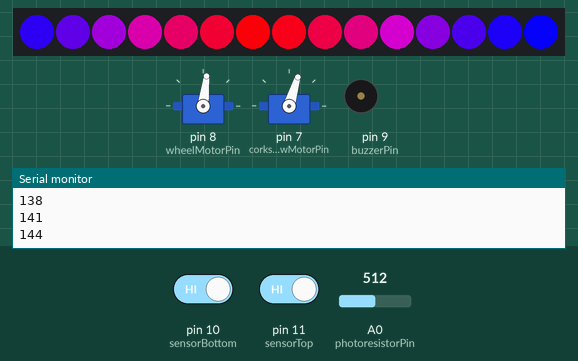
Recording of a sketch running on a simulated Arduino Uno, built with avr-gcc and run on an emulated ATmega328P. Parts: 15 RGB LEDs in strip order, left to right, 2 × servo, buzzer (waves = sounding), the last lines printed to the serial monitor. Inputs (shaded band) come from the test bench; at power-on: pin 11 (sensorTop) HIGH, A0 (photoresistorPin) = 512, pin 10 (sensorBottom) HIGH.

Above: at 1.2 s.
1.3 s: pin 11 (sensorTop) driven LOW
At 1.75 s:
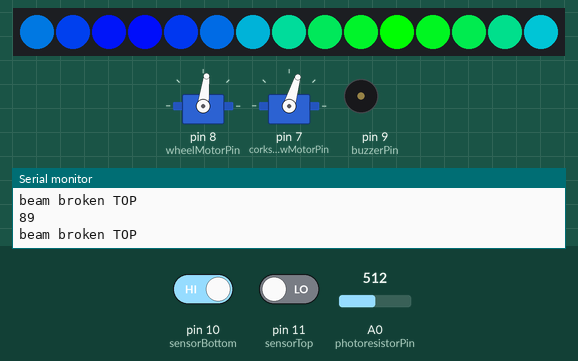
3.8 s: A0 (photoresistorPin) set to 139
6.8 s: A0 (photoresistorPin) set to 118
At 7.89 s:
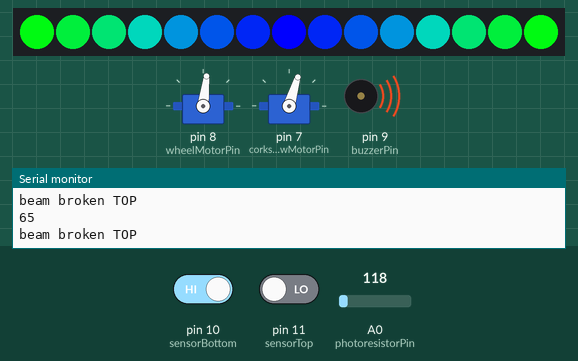
8.8 s: pin 10 (sensorBottom) driven LOW
At 9.53 s:
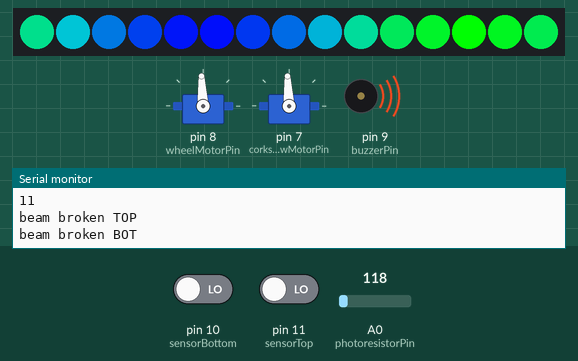
11.8 s: pin 11 (sensorTop) driven HIGH
At 13.38 s:
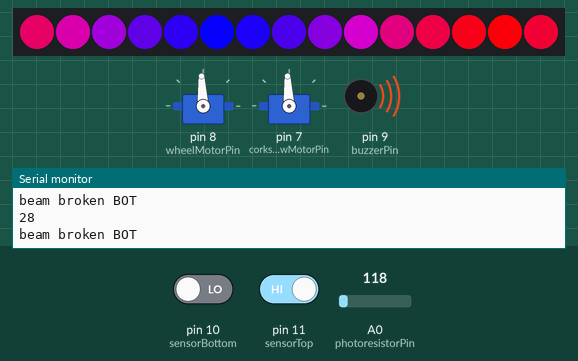
13.4 s: pin 10 (sensorBottom) driven HIGH
At 14.12 s:
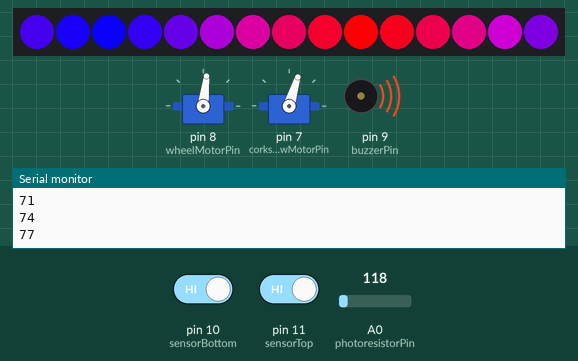
Timing chart, 0 to 16.1 s (numbered marks = the images above; inputs shaded):
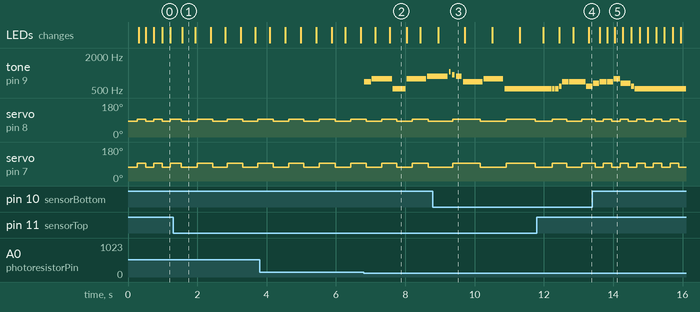

The sketch:

T2comms3box.ino
```cpp
#include <Servo.h>
#include <Adafruit_NeoPixel.h>

// buzzer
#define NOTE_B0  31
#define NOTE_C1  33
#define NOTE_CS1 35
#define NOTE_D1  37
#define NOTE_DS1 39
#define NOTE_E1  41
#define NOTE_F1  44
#define NOTE_FS1 46
#define NOTE_G1  49
#define NOTE_GS1 52
#define NOTE_A1  55
#define NOTE_AS1 58
#define NOTE_B1  62
#define NOTE_C2  65
#define NOTE_CS2 69
#define NOTE_D2  73
#define NOTE_DS2 78
#define NOTE_E2  82
#define NOTE_F2  87
#define NOTE_FS2 93
#define NOTE_G2  98
#define NOTE_GS2 104
#define NOTE_A2  110
#define NOTE_AS2 117
#define NOTE_B2  123
#define NOTE_C3  131
#define NOTE_CS3 139
#define NOTE_D3  147
#define NOTE_DS3 156
#define NOTE_E3  165
#define NOTE_F3  175
#define NOTE_FS3 185
#define NOTE_G3  196
#define NOTE_GS3 208
#define NOTE_A3  220
#define NOTE_AS3 233
#define NOTE_B3  247
#define NOTE_C4  262
#define NOTE_CS4 277
#define NOTE_D4  294
#define NOTE_DS4 311
#define NOTE_E4  330
#define NOTE_F4  349
#define NOTE_FS4 370
#define NOTE_G4  392
#define NOTE_GS4 415
#define NOTE_A4  440
#define NOTE_AS4 466
#define NOTE_B4  494
#define NOTE_C5  523
#define NOTE_CS5 554
#define NOTE_D5  587
#define NOTE_DS5 622
#define NOTE_E5  659
#define NOTE_F5  698
#define NOTE_FS5 740
#define NOTE_G5  784
#define NOTE_GS5 831
#define NOTE_A5  880
#define NOTE_AS5 932
#define NOTE_B5  988
#define NOTE_C6  1047
#define NOTE_CS6 1109
#define NOTE_D6  1175
#define NOTE_DS6 1245
#define NOTE_E6  1319
#define NOTE_F6  1397
#define NOTE_FS6 1480
#define NOTE_G6  1568
#define NOTE_GS6 1661
#define NOTE_A6  1760
#define NOTE_AS6 1865
#define NOTE_B6  1976
#define NOTE_C7  2093
#define NOTE_CS7 2217
#define NOTE_D7  2349
#define NOTE_DS7 2489
#define NOTE_E7  2637
#define NOTE_F7  2794
#define NOTE_FS7 2960
#define NOTE_G7  3136
#define NOTE_GS7 3322
#define NOTE_A7  3520
#define NOTE_AS7 3729
#define NOTE_B7  3951
#define NOTE_C8  4186
#define NOTE_CS8 4435
#define NOTE_D8  4699
#define NOTE_DS8 4978
#define REST      0

// buzzer pin
const int buzzerPin = 9;
bool buzzerOn = false;
unsigned long wheelTimer = 0;
unsigned long wheelTimerLimit = 200;
boolean rotateWheel = true;

// Servos
Servo wheelMotor;
Servo corkscrewMotor;

const int wheelMotorPin = 8;
const int corkscrewMotorPin = 7;

// button : PhotoResistor
const int photoresistorPin = A0;
int highestLightValue = 0;
const int pressCooldown = 500;
int pressCoolingdown = 0;
unsigned long prevMillis = 0;

// Sensor
const int sensorBottom = 10;
const int sensorTop = 11;

bool sensorBottomDetect = false;
bool sensorTopDetect = false;

// Lights

int marblesInSystem = 0;
int lightDuration = 0;

const int NUM_PIXELS = 15;
const int NEOPIXEL_PIN = 6;
Adafruit_NeoPixel NeoPixel(NUM_PIXELS, NEOPIXEL_PIN, NEO_GRB + NEO_KHZ800);
unsigned long lightUpdateDelay = 200;
unsigned long lightUpdateCounter;

int patternProgress = 0;
const int patternLimit = 150;
const int patternDelay = 3;
int patternReset = 0;
bool lightsOn = false;

int songProgression = 0;
int totalDuration = 0;
int songDuration = 0;
int noteAmount = 0;
int notes[] = {
  NOTE_F5, 6,
  NOTE_G5, 6,
  NOTE_C5, 4,
  NOTE_G5, 6,
  NOTE_A5, 6,
  NOTE_C6, 1,
  NOTE_AS5, 1,
  NOTE_A5, 2,
  NOTE_F5, 6,
  NOTE_G5, 6,
  NOTE_C5, 14,
  NOTE_C5, 1,
  NOTE_C5, 1,
  NOTE_D5, 1,
  NOTE_F5, 2,
  NOTE_F5, 1
};

int rickroll[] = {
  NOTE_F5, 6, NOTE_G5, 6, NOTE_C5, 4, NOTE_G5, 6, NOTE_A5, 6, NOTE_C6, 1, NOTE_AS5, 1, NOTE_A5, 2, NOTE_F5, 6, NOTE_G5, 6, NOTE_C5, 14, NOTE_C5, 1, NOTE_C5, 1, NOTE_D5, 1, NOTE_F5, 2, NOTE_F5, 1, NOTE_F5, 6, NOTE_G5, 6, NOTE_C5, 4, NOTE_G5, 6, NOTE_A5, 6, NOTE_C6, 1, NOTE_AS5, 1, NOTE_A5, 2, NOTE_F5, 6, NOTE_G5, 6, NOTE_C5, 14, NOTE_C5, 1, NOTE_C5, 1, NOTE_D5, 1, NOTE_F5, 2, NOTE_F5, 5, NOTE_D5, 2, NOTE_E5, 2, NOTE_F5, 2, NOTE_F5, 2, NOTE_G5, 2, NOTE_E5, 3, NOTE_D5, 1, NOTE_C5, 16, NOTE_D5, 2, NOTE_D5, 2, NOTE_E5, 2, NOTE_F5, 2, NOTE_D5, 4, NOTE_C5, 2, NOTE_C6, 4, NOTE_C6, 2, NOTE_G5, 10, NOTE_D5, 2, NOTE_D5, 2, NOTE_E5, 2, NOTE_F5, 2, NOTE_D5, 2, NOTE_F5, 2, NOTE_G5, 6, NOTE_E5, 2, NOTE_D5, 2, NOTE_C5, 12, NOTE_D5, 2, NOTE_D5, 2, NOTE_E5, 2, NOTE_F5, 2, NOTE_D5, 2, NOTE_C5, 4, NOTE_G5, 2, NOTE_G5, 2, NOTE_G5, 2, NOTE_A5, 2, NOTE_G5, 8, NOTE_F5, 10, NOTE_G5, 2, NOTE_A5, 2, NOTE_F5, 2, NOTE_G5, 2, NOTE_G5, 2, NOTE_G5, 2, NOTE_A5, 2, NOTE_G5, 4, NOTE_C5, 12, NOTE_D5, 2, NOTE_E5, 2, NOTE_F5, 2, NOTE_D5, 4, NOTE_G5, 2, NOTE_A5, 2, NOTE_G5, 6, NOTE_C5, 1, NOTE_D5, 1, NOTE_F5, 1, NOTE_D5, 1, NOTE_A5, 3, NOTE_A5, 3, NOTE_G5, 6, NOTE_C5, 1, NOTE_D5, 1, NOTE_F5, 1, NOTE_D5, 1, NOTE_G5, 3, NOTE_G5, 3, NOTE_F5, 3, NOTE_E5, 1, NOTE_D5, 2, NOTE_C5, 1, NOTE_D5, 1, NOTE_F5, 1, NOTE_D5, 1, NOTE_F5, 4, NOTE_G5, 2, NOTE_E5, 3, NOTE_D5, 1, NOTE_C5, 2, NOTE_C5, 2, NOTE_C5, 2, NOTE_G5, 4, NOTE_F5, 8, NOTE_C5, 1, NOTE_D5, 1, NOTE_F5, 1, NOTE_D5, 1, NOTE_A5, 3, NOTE_A5, 3, NOTE_G5, 6, NOTE_C5, 1, NOTE_D5, 1, NOTE_F5, 1, NOTE_D5, 1, NOTE_C6, 4, NOTE_E5, 2, NOTE_F5, 3, NOTE_E5, 1, NOTE_D5, 2, NOTE_C5, 1, NOTE_D5, 1, NOTE_F5, 1, NOTE_D5, 1, NOTE_F5, 4, NOTE_G5, 2, NOTE_E5, 3, NOTE_D5, 1, NOTE_C5, 4, NOTE_C5, 2, NOTE_G5, 4, NOTE_F5, 14, NOTE_D5, 2, NOTE_F5, 2, NOTE_D5, 2, NOTE_F5, 2, NOTE_G5, 8, NOTE_E5, 2, NOTE_D5, 2, NOTE_C5, 12, NOTE_D5, 2, NOTE_D5, 2, NOTE_E5, 2, NOTE_F5, 2, NOTE_D5, 2, NOTE_C5, 6, NOTE_C6, 2, NOTE_C6, 2, NOTE_G5, 4, NOTE_A5, 2, NOTE_G5, 2, NOTE_F5, 4, NOTE_D5, 2, NOTE_F5, 2, NOTE_D5, 2, NOTE_F5, 2, NOTE_D5, 2, NOTE_F5, 2, NOTE_G5, 4, NOTE_E5, 2, NOTE_D5, 2, NOTE_C5, 10, NOTE_D5, 2, NOTE_D5, 2, NOTE_E5, 2, NOTE_F5, 2, NOTE_D5, 2, NOTE_C5, 8, NOTE_G5, 2, NOTE_G5, 2, NOTE_A5, 4, NOTE_G5, 6, NOTE_F5, 10, NOTE_G5, 2, NOTE_A5, 2, NOTE_G5, 4, NOTE_G5, 2, NOTE_G5, 2, NOTE_A5, 2, NOTE_G5, 2, NOTE_C5, 2, NOTE_C5, 10, NOTE_C5, 2, NOTE_D5, 2, NOTE_E5, 2, NOTE_F5, 2, NOTE_D5, 4, NOTE_G5, 2, NOTE_A5, 2, NOTE_G5, 6, NOTE_C5, 1, NOTE_D5, 1, NOTE_F5, 1, NOTE_D5, 1, NOTE_A5, 3, NOTE_A5, 3, NOTE_G5, 6, NOTE_C5, 1, NOTE_D5, 1, NOTE_F5, 1, NOTE_D5, 1, NOTE_G5, 3, NOTE_G5, 3, NOTE_F5, 3, NOTE_E5, 1, NOTE_D5, 2, NOTE_C5, 1, NOTE_D5, 1, NOTE_F5, 1, NOTE_D5, 1, NOTE_F5, 4, NOTE_G5, 2, NOTE_E5, 3, NOTE_D5, 1, NOTE_C5, 4, NOTE_C5, 2, NOTE_G5, 4, NOTE_F5, 8, NOTE_C5, 1, NOTE_D5, 1, NOTE_F5, 1, NOTE_D5, 1, NOTE_A5, 3, NOTE_A5, 3, NOTE_G5, 6, NOTE_C5, 1, NOTE_D5, 1, NOTE_F5, 1, NOTE_D5, 1, NOTE_C6, 4, NOTE_E5, 2, NOTE_F5, 3, NOTE_E5, 1, NOTE_D5, 2, NOTE_C5, 1, NOTE_D5, 1, NOTE_F5, 1, NOTE_D5, 1, NOTE_F5, 4, NOTE_G5, 2, NOTE_E5, 3, NOTE_D5, 1, NOTE_C5, 4, NOTE_C5, 2, NOTE_G5, 4, NOTE_F5, 8, NOTE_C5, 1, NOTE_D5, 1, NOTE_F5, 1, NOTE_D5, 1, NOTE_A5, 3, NOTE_A5, 3, NOTE_G5, 6, NOTE_C5, 1, NOTE_D5, 1, NOTE_F5, 1, NOTE_D5, 1, NOTE_G5, 3, NOTE_G5, 3, NOTE_F5, 3, NOTE_E5, 1, NOTE_D5, 2, NOTE_C5, 1, NOTE_D5, 1, NOTE_F5, 1, NOTE_D5, 1, NOTE_F5, 4, NOTE_G5, 2, NOTE_E5, 3, NOTE_D5, 1, NOTE_C5, 2, NOTE_C5, 2, NOTE_C5, 2, NOTE_G5, 4, NOTE_F5, 8, NOTE_C5, 1, NOTE_D5, 1, NOTE_F5, 1, NOTE_D5, 1, NOTE_A5, 3, NOTE_A5, 3, NOTE_G5, 6, NOTE_C5, 1, NOTE_D5, 1, NOTE_F5, 1, NOTE_D5, 1, NOTE_G5, 3, NOTE_G5, 3, NOTE_F5, 3, NOTE_E5, 1, NOTE_D5, 2, NOTE_C5, 1, NOTE_D5, 1, NOTE_F5, 1, NOTE_D5, 1, NOTE_F5, 4, NOTE_G5, 2, NOTE_E5, 3, NOTE_D5, 1, NOTE_C5, 4, NOTE_C5, 2, NOTE_G5, 4, NOTE_F5, 26
};

//int desp[] = {
//  NOTE_B4, 5, NOTE_FS4, 1, NOTE_B4, 1, NOTE_CS5, 1, NOTE_D5, 1, NOTE_E5, 2, NOTE_D5, 1, NOTE_CS5, 1, NOTE_B4, 2, NOTE_A4, 1, NOTE_G4, 3, NOTE_D5, 3, NOTE_D5, 10, NOTE_D5, 2, NOTE_A4, 2, NOTE_D5, 2, NOTE_A4, 2, NOTE_D5, 2, NOTE_A4, 2, NOTE_D5, 2, NOTE_E5, 1, NOTE_CS5, 17, NOTE_B4, 5, NOTE_FS4, 1, NOTE_B4, 1, NOTE_CS5, 1, NOTE_D5, 1, NOTE_E5, 2, NOTE_D5, 1, NOTE_CS5, 1, NOTE_B4, 2, NOTE_A4, 1, NOTE_G4, 3, NOTE_D5, 3, NOTE_E5, 2, NOTE_D5, 8, NOTE_D5, 2, NOTE_A4, 2, NOTE_D5, 2, NOTE_A4, 2, NOTE_D5, 2, NOTE_A4, 2, NOTE_D5, 2, NOTE_E5, 1, NOTE_CS5, 17, NOTE_B4, 4, NOTE_B4, 1, NOTE_B4, 1, NOTE_B4, 1, NOTE_CS5, 1, NOTE_D5, 1, NOTE_CS5, 1, NOTE_D5, 2, NOTE_CS5, 1, NOTE_D5, 2, NOTE_CS5, 1, NOTE_B4, 4, NOTE_B4, 1, NOTE_B4, 1, NOTE_B4, 1, NOTE_CS5, 1, NOTE_D5, 1, NOTE_CS5, 1, NOTE_D5, 2, NOTE_CS5, 1, NOTE_D5, 2, NOTE_E5, 1, NOTE_A4, 4, NOTE_A4, 1, NOTE_A4, 1, NOTE_A4, 1, NOTE_A4, 1, NOTE_D5, 1, NOTE_A4, 2, NOTE_D5, 1, NOTE_A4, 1, NOTE_D5, 1, NOTE_E5, 1, NOTE_E5, 2, NOTE_CS5, 15, NOTE_B4, 4, NOTE_B4, 1, NOTE_B4, 1, NOTE_B4, 1, NOTE_CS5, 1, NOTE_D5, 1, NOTE_CS5, 1, NOTE_D5, 1, NOTE_CS5, 2, NOTE_D5, 2, NOTE_CS5, 1, NOTE_B4, 4, NOTE_B4, 1, NOTE_B4, 1, NOTE_B4, 1, NOTE_CS5, 1, NOTE_D5, 1, NOTE_CS5, 1, NOTE_D5, 1, NOTE_CS5, 1, NOTE_D5, 2, NOTE_E5, 1, NOTE_A4, 5, NOTE_A4, 1, NOTE_A4, 1, NOTE_A4, 1, NOTE_A4, 1, NOTE_D5, 1, NOTE_CS5, 1, NOTE_D5, 1, NOTE_CS5, 1, NOTE_D5, 2, NOTE_E5, 1, NOTE_E5, 2, NOTE_CS5, 7, NOTE_D5, 4, NOTE_CS5, 4, NOTE_B4, 2, NOTE_FS4, 2, NOTE_FS4, 1, NOTE_FS4, 1, NOTE_FS4, 1, NOTE_FS4, 1, NOTE_FS4, 1, NOTE_B4, 1, NOTE_B4, 1, NOTE_B4, 1, NOTE_B4, 2, NOTE_A4, 1, NOTE_B4, 2, NOTE_B4, 1, NOTE_G4, 2, NOTE_G4, 1, NOTE_G4, 1, NOTE_G4, 1, NOTE_G4, 1, NOTE_G4, 1, NOTE_B4, 1, NOTE_B4, 1, NOTE_B4, 1, NOTE_B4, 2, NOTE_CS5, 1, NOTE_D5, 2, NOTE_A4, 3, NOTE_A4, 1, NOTE_A4, 1, NOTE_A4, 1, NOTE_A4, 1, NOTE_A4, 1, NOTE_D5, 1, NOTE_D5, 1, NOTE_D5, 1, NOTE_D5, 2, NOTE_E5, 1, NOTE_E5, 1, NOTE_E5, 1, NOTE_CS5, 7, NOTE_D5, 4, NOTE_CS5, 4, NOTE_B4, 2, NOTE_FS4, 2, NOTE_FS4, 1, NOTE_FS4, 1, NOTE_FS4, 1, NOTE_FS4, 1, NOTE_FS4, 1, NOTE_B4, 1, NOTE_B4, 1, NOTE_B4, 1, NOTE_B4, 2, NOTE_A4, 1, NOTE_B4, 2, NOTE_B4, 1, NOTE_G4, 2, NOTE_G4, 1, NOTE_G4, 1, NOTE_G4, 1, NOTE_G4, 1, NOTE_G4, 1, NOTE_B4, 1, NOTE_B4, 1, NOTE_B4, 1, NOTE_B4, 2, NOTE_CS5, 1, NOTE_D5, 2, NOTE_A4, 3, NOTE_A4, 1, NOTE_A4, 1, NOTE_A4, 1, NOTE_A4, 1, NOTE_A4, 1, NOTE_D5, 1, NOTE_D5, 1, NOTE_D5, 1, NOTE_D5, 1, NOTE_E5, 2, NOTE_E5, 2, NOTE_CS5, 15, NOTE_FS5, 1, NOTE_E5, 1, NOTE_FS5, 1, NOTE_E5, 1, NOTE_FS5, 1, NOTE_E5, 2, NOTE_FS5, 2, NOTE_E5, 1, NOTE_FS5, 1, NOTE_E5, 2, NOTE_FS5, 2, NOTE_G5, 1, NOTE_G5, 2, NOTE_D5, 6, NOTE_G5, 1, NOTE_G5, 1, NOTE_G5, 1, NOTE_G5, 2, NOTE_G5, 1, NOTE_A5, 1, NOTE_A5, 2, NOTE_FS5, 7, NOTE_FS5, 1, NOTE_FS5, 1, NOTE_FS5, 1, NOTE_FS5, 2, NOTE_A5, 1, NOTE_G5, 1, NOTE_FS5, 2, NOTE_E5, 15, NOTE_FS5, 1, NOTE_E5, 1, NOTE_FS5, 1, NOTE_E5, 1, NOTE_FS5, 1, NOTE_E5, 1, NOTE_FS5, 3, NOTE_E5, 2, NOTE_FS5, 1, NOTE_E5, 1, NOTE_FS5, 2, NOTE_G5, 1, NOTE_G5, 2, NOTE_D5, 6, NOTE_G5, 1, NOTE_G5, 1, NOTE_G5, 1, NOTE_G5, 1, NOTE_G5, 2, NOTE_A5, 1, NOTE_A5, 2, NOTE_FS5, 7, NOTE_FS5, 1, NOTE_FS5, 1, NOTE_FS5, 1, NOTE_FS5, 2, NOTE_A5, 1, NOTE_G5, 1, NOTE_FS5, 2, NOTE_E5, 8, NOTE_D5, 1, NOTE_D5, 1, NOTE_D5, 1, NOTE_D5, 1, NOTE_D5, 1, NOTE_D5, 1, NOTE_B4, 1, NOTE_D5, 1, NOTE_B4, 2, NOTE_B4, 1, NOTE_CS5, 1, NOTE_D5, 1, NOTE_CS5, 1, NOTE_B4, 1, NOTE_D5, 1, NOTE_B4, 2, NOTE_B4, 1, NOTE_CS5, 1, NOTE_D5, 1, NOTE_CS5, 1, NOTE_B4, 1, NOTE_D5, 1, NOTE_B4, 2, NOTE_B4, 1, NOTE_CS5, 1, NOTE_D5, 1, NOTE_CS5, 1, NOTE_B4, 1, NOTE_D5, 1, NOTE_B4, 3, NOTE_E5, 1, NOTE_E5, 1, NOTE_E5, 1, NOTE_D5, 1, NOTE_E5, 1, NOTE_E5, 1
//};

//int faded[] {
//	NOTE_FS4, 4, NOTE_FS4, 4, NOTE_FS4, 4, NOTE_AS4, 4, NOTE_DS5, 4, NOTE_DS5, 4, NOTE_DS5, 4, NOTE_CS5, 4, NOTE_AS4, 4, NOTE_AS4, 4, NOTE_AS4, 4, NOTE_AS4, 4, NOTE_F4, 4, NOTE_F4, 4, NOTE_F4, 4, NOTE_F4, 4, NOTE_FS4, 4, NOTE_FS4, 4, NOTE_FS4, 4, NOTE_AS4, 4, NOTE_DS5, 4, NOTE_DS5, 4, NOTE_DS5, 4, NOTE_CS5, 4, NOTE_AS4, 4, NOTE_AS4, 4, NOTE_AS4, 4, NOTE_AS4, 4, NOTE_F4, 4, NOTE_F4, 4, NOTE_F4, 4, NOTE_F4, 4, NOTE_FS5, 2, NOTE_FS5, 2, NOTE_FS5, 2, NOTE_FS5, 2, NOTE_FS5, 2, NOTE_FS5, 2, NOTE_AS5, 1, NOTE_AS5, 1, NOTE_AS5, 1, NOTE_AS5, 1, NOTE_DS6, 2, NOTE_DS6, 2, NOTE_DS6, 2, NOTE_DS6, 2, NOTE_DS6, 2, NOTE_DS6, 2, NOTE_CS6, 2, NOTE_CS6, 2, NOTE_AS5, 2, NOTE_AS5, 2, NOTE_AS5, 2, NOTE_AS5, 2, NOTE_AS5, 2, NOTE_AS5, 2, NOTE_AS5, 1, NOTE_AS5, 1, NOTE_AS5, 1, NOTE_AS5, 1, NOTE_F5, 2, NOTE_F5, 2, NOTE_F5, 2, NOTE_F5, 2, NOTE_F5, 2, NOTE_F5, 2, NOTE_F5, 2, NOTE_F5, 2, NOTE_FS5, 2, NOTE_FS5, 2, NOTE_FS5, 2, NOTE_FS5, 2, NOTE_FS5, 2, NOTE_FS5, 2, NOTE_AS5, 1, NOTE_AS5, 1, NOTE_AS5, 1, NOTE_AS5, 1, NOTE_DS6, 2, NOTE_DS6, 2, NOTE_DS6, 2, NOTE_DS6, 2, NOTE_DS6, 2, NOTE_DS6, 2, NOTE_CS6, 2, NOTE_CS6, 2, NOTE_AS5, 2, NOTE_AS5, 2, NOTE_AS5, 2, NOTE_AS5, 2, NOTE_AS5, 2, NOTE_AS5, 2, NOTE_AS5, 1, NOTE_AS5, 1, NOTE_AS5, 1, NOTE_AS5, 1, NOTE_F5, 2, NOTE_F5, 2, NOTE_F5, 2, NOTE_F5, 2, NOTE_F5, 2, NOTE_F5, 2, NOTE_F5, 2, NOTE_F5, 2, NOTE_FS5, 2, NOTE_FS5, 2, NOTE_FS5, 2, NOTE_FS5, 2, NOTE_FS5, 2, NOTE_FS5, 2, NOTE_AS5, 1, NOTE_AS5, 1, NOTE_AS5, 1, NOTE_AS5, 1, NOTE_DS6, 2, NOTE_DS6, 2, NOTE_DS6, 2, NOTE_DS6, 2, NOTE_DS6, 2, NOTE_DS6, 2, NOTE_CS6, 2, NOTE_CS6, 2, NOTE_AS5, 2, NOTE_AS5, 2, NOTE_AS5, 2, NOTE_AS5, 2, NOTE_AS5, 2, NOTE_AS5, 2, NOTE_AS5, 1, NOTE_AS5, 1, NOTE_AS5, 1, NOTE_AS5, 1, NOTE_F5, 2, NOTE_F5, 2, NOTE_F5, 2, NOTE_F5, 2, NOTE_F5, 2, NOTE_F5, 2, NOTE_F5, 2, NOTE_F5, 2, NOTE_FS5, 4, NOTE_FS5, 4, NOTE_FS5, 4, NOTE_AS5, 4, NOTE_DS6, 4, NOTE_DS6, 4, NOTE_DS6, 4, NOTE_CS6, 4, NOTE_AS5, 4, NOTE_AS5, 4, NOTE_AS5, 4, NOTE_AS5, 1, NOTE_AS5, 1, NOTE_AS5, 1, NOTE_AS5, 1, NOTE_F5, 2, NOTE_F5, 2, NOTE_F5, 2, NOTE_F5, 2, NOTE_F5, 2, NOTE_F5, 2, NOTE_F5, 2, NOTE_F5, 6, NOTE_FS5, 4, NOTE_FS5, 4, NOTE_FS5, 4, NOTE_AS5, 4, NOTE_DS6, 4, NOTE_DS6, 4, NOTE_DS6, 4, NOTE_CS6, 4, NOTE_AS5, 4, NOTE_AS5, 4, NOTE_AS5, 4, NOTE_AS5, 4, NOTE_F5, 4, NOTE_F5, 4, NOTE_F5, 4, NOTE_F5, 8, NOTE_FS5, 2, NOTE_FS5, 2, NOTE_FS5, 2, NOTE_FS5, 2, NOTE_FS5, 2, NOTE_FS5, 2, NOTE_AS5, 1, NOTE_AS5, 1, NOTE_AS5, 1, NOTE_AS5, 1, NOTE_DS6, 2, NOTE_DS6, 2, NOTE_DS6, 2, NOTE_DS6, 2, NOTE_DS6, 2, NOTE_DS6, 2, NOTE_CS6, 1, NOTE_CS6, 1, NOTE_CS6, 1, NOTE_CS6, 1, NOTE_AS5, 2, NOTE_AS5, 2, NOTE_AS5, 2, NOTE_AS5, 2, NOTE_AS5, 2, NOTE_AS5, 2, NOTE_AS5, 1, NOTE_AS5, 1, NOTE_AS5, 1, NOTE_AS5, 1, NOTE_F5, 2, NOTE_F5, 2, NOTE_F5, 2, NOTE_F5, 2, NOTE_F5, 1, NOTE_F5, 1, NOTE_F5, 1, NOTE_F5, 1, NOTE_F5, 2, NOTE_F5, 2, NOTE_FS5, 2, NOTE_FS5, 2, NOTE_FS5, 2, NOTE_FS5, 2, NOTE_FS5, 2, NOTE_FS5, 2, NOTE_AS5, 1, NOTE_AS5, 1, NOTE_AS5, 1, NOTE_AS5, 1, NOTE_DS6, 2, NOTE_DS6, 2, NOTE_DS6, 2, NOTE_DS6, 2, NOTE_DS6, 2, NOTE_DS6, 2, NOTE_CS6, 1, NOTE_CS6, 1, NOTE_CS6, 1, NOTE_CS6, 1, NOTE_AS5, 2, NOTE_AS5, 2, NOTE_AS5, 2, NOTE_AS5, 2, NOTE_AS5, 2, NOTE_AS5, 2, NOTE_AS5, 1, NOTE_AS5, 1, NOTE_AS5, 1, NOTE_AS5, 1, NOTE_F5, 2, NOTE_F5, 2, NOTE_F5, 2, NOTE_F5, 2, NOTE_F5, 2, NOTE_F5, 3, NOTE_F5, 2, NOTE_F5, 1, NOTE_FS5, 2, NOTE_FS5, 2, NOTE_FS5, 2, NOTE_FS5, 2, NOTE_FS5, 2, NOTE_FS5, 2, NOTE_AS5, 1, NOTE_AS5, 1, NOTE_AS5, 1, NOTE_AS5, 1, NOTE_DS6, 2, NOTE_DS6, 2, NOTE_DS6, 2, NOTE_DS6, 2, NOTE_DS6, 2, NOTE_DS6, 2, NOTE_DS6, 2, NOTE_CS6, 2, NOTE_AS5, 2, NOTE_AS5, 2, NOTE_AS5, 2, NOTE_AS5, 2, NOTE_AS5, 2, NOTE_AS5, 2, NOTE_AS5, 1, NOTE_AS5, 1, NOTE_AS5, 1, NOTE_AS5, 1, NOTE_F5, 2, NOTE_F5, 2, NOTE_F5, 2, NOTE_F5, 2, NOTE_F5, 2, NOTE_F5, 3, NOTE_F5, 2, NOTE_F5, 1, NOTE_FS5, 2, NOTE_FS5, 2, NOTE_FS5, 2, NOTE_FS5, 2, NOTE_FS5, 2
//};

void setup()
{
  Serial.begin(9600);

  // neopixel strip
  NeoPixel.begin();


  // Servos
  wheelMotor.attach(wheelMotorPin);
  corkscrewMotor.attach(corkscrewMotorPin);

  // Photoresistor
  pinMode(photoresistorPin, INPUT);

  // Sensors
  pinMode(sensorBottom, INPUT_PULLUP);
  pinMode(sensorTop, INPUT_PULLUP);


  // Buzzer
  pinMode(buzzerPin, OUTPUT);
  getSongData(rickroll, &noteAmount, &songDuration, sizeof(rickroll) / sizeof(rickroll[0]));
  //getSongData(faded, &noteAmount, &songDuration, sizeof(faded) / sizeof(faded[0]));
}

void loop()
{
  rotateWheelMotor();
  rotateCorkscrewMotor();
  sensor();
  button();
  lightLogic();

  playSong(rickroll, 100, songDuration, noteAmount, &songProgression, &totalDuration);
  prevMillis = millis();
  delay(10);
}

void rotateWheelMotor() {
  if (wheelTimer > wheelTimerLimit) {
    rotateWheel = !rotateWheel;
    wheelTimer -= wheelTimerLimit;
  }
  wheelTimer += millis() - prevMillis;
  if (rotateWheel) {
    wheelMotor.writeMicroseconds(1400);
  } else {
    wheelMotor.writeMicroseconds(1500);
  }
}

void rotateCorkscrewMotor() {
  if (rotateWheel) {
    corkscrewMotor.writeMicroseconds(1300);
  } else {
    corkscrewMotor.writeMicroseconds(1500);
  }

}

void button() {
  int analogValue = analogRead(photoresistorPin);

  if (analogValue > highestLightValue && pressCoolingdown <= 0) {
  	highestLightValue = analogRead(photoresistorPin);
    //Serial.println(highestLightValue);
  }
  if (analogValue < highestLightValue/4) {
  	buzzerOn = !buzzerOn;
    highestLightValue = 0;
    pressCoolingdown = pressCooldown;
  }
  if (pressCoolingdown > 0) {
    if (prevMillis < millis()) {
      pressCoolingdown -= millis() - prevMillis;
      //Serial.println(pressCoolingdown);
    } else {
      pressCoolingdown -= 1;
    }
  }
}

void lightLogic() {
  if (patternReset <= 0) {
  	patternReset = patternDelay;

    patternProgress += (millis() - prevMillis)/patternDelay;
    if (patternProgress >= 6000) {
      Serial.print(millis());
      Serial.print(" ");
      Serial.println(prevMillis);
    }
    Serial.println(patternProgress);

    if (patternProgress >= patternLimit) {
   	  patternProgress -= patternLimit;
    }
  }

  if (patternReset > 0) {
    if (prevMillis < millis()) {
      patternReset -= millis() - prevMillis;
      //Serial.println(pressCoolingdown);
    } else {
      patternReset -= 1;
    }
  }

  if (lightsOn) {
    lightsIdle();
  } else {
    lightsActive();
  }
}

void sensor() {
  lightUpdateCounter += millis() - prevMillis;
  if (!digitalRead(sensorBottom) && !sensorBottomDetect) {
  	sensorBottomDetect = true;
  }

  if (digitalRead(sensorBottom) && sensorBottomDetect) {
    sensorBottomDetect = false;
  }

  if (!digitalRead(sensorTop) && !sensorTopDetect) {
  	sensorTopDetect = true;
    lightsOn = true;
    lightDuration = 1500;
    patternProgress = 0;
  }

  if (!digitalRead(sensorTop)) {
    Serial.println("beam broken TOP");
  }

   if (!digitalRead(sensorBottom)) {
    Serial.println("beam broken BOT");
  }

  if (lightDuration > 0) {
   	lightDuration -= millis() - prevMillis;
  }

  if (lightDuration <= 0) {
    lightsOn = false;
    sensorTopDetect = false;
  } else {
    lightsOn = true;
  }
}

void lightsActive() {
  for (int i = 0; i < NUM_PIXELS; i++) {
    float pattern = (patternProgress+i*10) % patternLimit;
    float math = min(patternLimit, abs(patternLimit/2-pattern));
    NeoPixel.setPixelColor(i, NeoPixel.Color(255*math/(patternLimit/2), 0, 255-255*math/(patternLimit/2)));

  }

  if (lightUpdateCounter > lightUpdateDelay) {
    lightUpdateCounter -= lightUpdateDelay;
    NeoPixel.setBrightness(255);
    NeoPixel.show();
  }
}

void lightsIdle() {
  for (int i = 0; i < NUM_PIXELS; i++) {
    float pattern = (patternProgress+i*10) % patternLimit;
    float math = min(patternLimit, abs(patternLimit/2-pattern));
    NeoPixel.setPixelColor(i, NeoPixel.Color(0, 255*math/(patternLimit/2), 255-255*math/(patternLimit/2)));

  }
  if (lightUpdateCounter > lightUpdateDelay) {
    lightUpdateCounter -= lightUpdateDelay;
    NeoPixel.setBrightness(255);
    NeoPixel.show();
  }
}


void playSong(int song[], int speed, int duration, int noteAmount, int *songProgression, int *totalDuration) {
  int time = millis() % (duration * speed);

  if (buzzerOn) {
  	tone(buzzerPin, song[*songProgression*2]);
  }
  //Serial.println(*totalDuration);
  if (time > *totalDuration + song[*songProgression*2+1] * speed) {
    noTone(buzzerPin);

    //Serial.println(*totalDuration + song[*songProgression*2+1] * speed);
    *totalDuration += song[*songProgression*2+1] * speed;
    *songProgression += 1;
    //Serial.println(*songProgression);
    //Serial.println(time);
  }
  if (time < *totalDuration/2) {
      *songProgression = 0;
      *totalDuration = 0;
      //Serial.println(*totalDuration + song[*songProgression*2+1] * speed);
      //Serial.println(*songProgression);
  }
}

void getSongData(int song[], int *noteAmount, int *songDuration, int songLength) {
  *noteAmount = songLength / 2;
  for (int i = 0; i < *noteAmount; i++) {
    *songDuration += song[i*2+1];
  }
  //Serial.print("Song duration: ");
  //Serial.println(*songDuration);
  //Serial.print("Note Length: ");
  //Serial.println(*noteAmount);
}
```

Measured:
- the behaviour switches between 128 and 127 on A0 (photoresistorPin) (found by bisection; images 1 and 2)
- after the input at 1.3 s, servo on pin 8 (wheelMotorPin): alternates 93° for 0.44 s and 83° for 0.43 s, starting after 0.23 s; servo on pin 7 (corkscrewMotorPin): alternates 93° for 0.44 s and 73° for 0.43 s, starting after 0.23 s; the LEDs: change after 0.26 s (image 1)
- after the input at 6.8 s, tone on pin 9 (buzzerPin): plays 698 Hz for 0.20 s, 784 Hz for 0.58 s, 523 Hz for 0.37 s, 784 Hz for 0.57 s, 880 Hz for 0.17 s, starting at once
- after the input at 8.8 s, servo on pin 8 (wheelMotorPin): alternates 93° for 0.82 s and 83° for 0.76 s, starting after 0.56 s; servo on pin 7 (corkscrewMotorPin): alternates 93° for 0.82 s and 73° for 0.76 s, starting after 0.56 s
- after the input at 13.4 s, servo on pin 8 (wheelMotorPin): alternates 93° for 0.24 s and 83° for 0.24 s, starting after 0.08 s; servo on pin 7 (corkscrewMotorPin): alternates 93° for 0.24 s and 73° for 0.24 s, starting after 0.08 s
- by itself, servo on pin 8 (wheelMotorPin): alternates 93° for 0.24 s and 83° for 0.24 s
- by itself, servo on pin 7 (corkscrewMotorPin): alternates 93° for 0.24 s and 73° for 0.24 s
